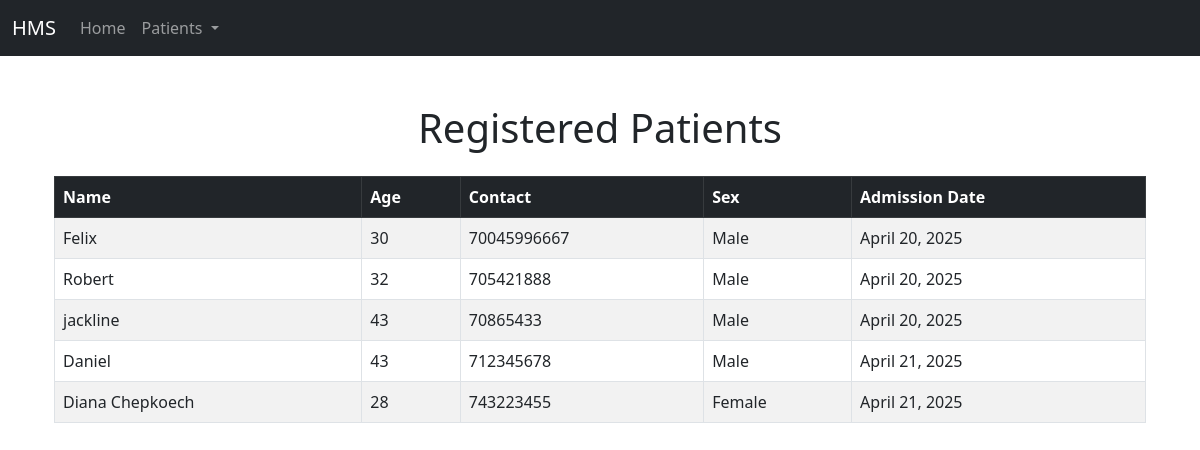
The app's page /patients/ with its own data.
### patients/models.py (models this page shows, shortened)
class Patient_register(models.Model):
    name = models.CharField(max_length=100)
    age = models.IntegerField()
    contact = models.IntegerField(null=True)
    adm_date = models.DateField(auto_now_add=True)
    sex = models.CharField(max_length=10)
    prescribed_drug = models.ForeignKey('drugs.Drug', on_delete=models.SET_NULL, null=True, blank=True)  # Use string reference

### patients/views.py (the view)
# urls.py: path('', views.all_patients, name='all_patients'),  # Map the all_patients view
def all_patients(request):
    patients = Patient_register.objects.all()
    return render(request, 'patients/home.html', {'patients': patients})

### templates/patients/home.html (shortened to what this page needs)
{% extends 'base.html' %}
{% block content %}
<div class="container mt-5">
    <h1 class="text-center mb-4">Registered Patients</h1>
    <div class="table-responsive">
        <table class="table table-bordered table-striped">
            <thead class="table-dark">
                <tr>
                    <th>Name</th>
                    <th>Age</th>
                    <th>Contact</th>
                    <th>Sex</th>
                    <th>Admission Date</th>
                </tr>
            </thead>
            <tbody>
                {% for patient in patients %}
                <tr>
                    <td>{{ patient.name }}</td>
                    <td>{{ patient.age }}</td>
                    <td>{{ patient.contact }}</td>
                    <td>{{ patient.sex }}</td>
                    <td>{{ patient.adm_date }}</td>
                </tr>
                {% empty %}
                <tr>
                    <td colspan="5" class="text-center">No patients registered yet.</td>
                </tr>
                {% endfor %}
            </tbody>
        </table>
    </div>
</div>
{% endblock %}

### records on screen
Patient_register: name "Felix", age "30", contact "70045996667", sex "Male", adm_date "April 20, 2025"
Patient_register: name "Robert", age "32", contact "705421888", sex "Male", adm_date "April 20, 2025"
Patient_register: name "jackline", age "43", contact "70865433", sex "Male", adm_date "April 20, 2025"
Patient_register: name "Daniel", age "43", contact "712345678", sex "Male", adm_date "April 21, 2025"
Patient_register: name "Diana Chepkoech", age "28", contact "743223455", sex "Female", adm_date "April 21, 2025"
